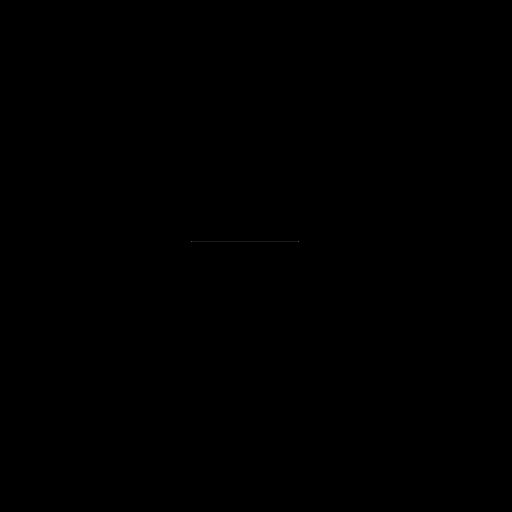
Frame 1 (no input)
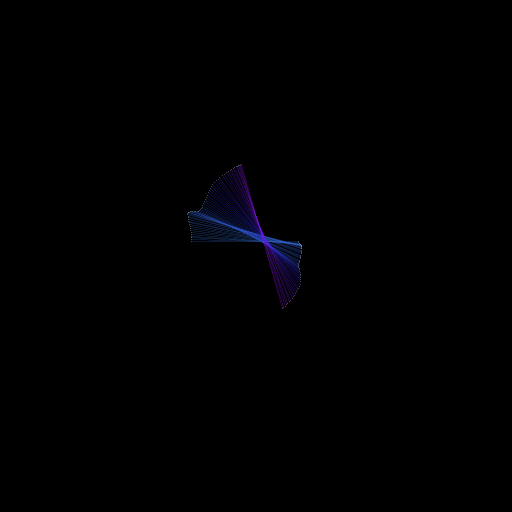
Frame 60 (the mouse pressed at the canvas centre just before this capture)
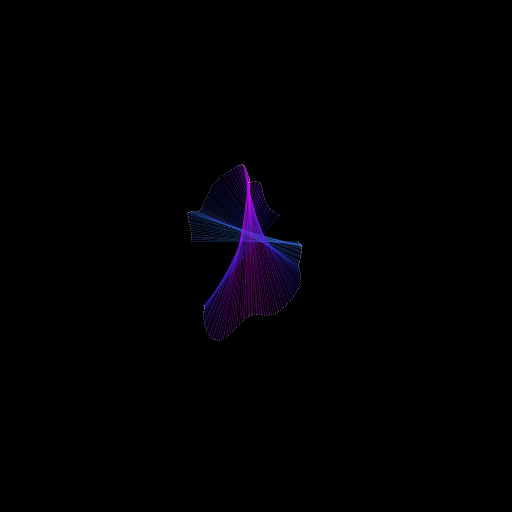
Frame 120 (the mouse held since frame 60 and released just before this capture)

The Processing sketch that drew these frames (run headless with seeded random() and noise(); from frame 60 on, the mouse is pressed at the canvas centre):

// Processing sketch: exp_1
// ── exp_1.pde
float step;
float radius;
float angle;
float rNoise, aNoise, xNoise, yNoise, vNoise, vNoise2, cNoise;
int figures[];
int currentFigure;
boolean inverse = true;

void setup() {
  size(512, 512);
  smooth();
  inverse = false;
  radius = width / 2.0;
  angle = 0;
  figures = new int[] {2, 3, 4};
  currentFigure = 0;
  xNoise = random(10);
  yNoise = random(10);
  rNoise = random(10);
  aNoise = random(10);
  vNoise = random(10);
  vNoise2 = random(10);
  cNoise = random(10);
  colorMode(HSB, 360, 100, 100);
  background(0);
  noFill();
}

void draw() {
  color c1 = color(321 + ((noise(cNoise) * 150)- 75) , 97, 97);
  color c2 = color(243 + ((noise(cNoise) * 150) - 75), 76, 78);
  color stroke = lerpColor(c1, c2, abs(cos(angle)));
  strokeWeight(0.15);
  pushMatrix();

  float cx = width / 2 + (noise(xNoise) * 112) - 112/2.0;
  float cy = height / 2 + (noise(yNoise) * 112) - 112/2.0;

  translate(cx , cy);

  beginShape();

  int vertex = figures[currentFigure];

  for (int i = 0; i < vertex; i++) {
    float r = radius * noise(rNoise);
    //float rad = (angle + (i * (TWO_PI) / vertex));
    float rad = (angle + (i * (TWO_PI) / map(sin(angle), -1, 1, 2, vertex)));
    //float rad = (angle + (i * ((noise(vNoise) * TWO_PI) / (noise(vNoise2) * 4))));
    float x = r * (cos(rad));
    float y = r * (sin(rad));
    vertex(x, y);
    strokeWeight(0.75);
    stroke(255);
    point(x, y);

    vNoise += 0.00057;
    vNoise2 += 0.00027;
  }

  strokeWeight(0.25);
  stroke(stroke);
  endShape(CLOSE);
  popMatrix();

  inverse = angle > TWO_PI || angle < 0 ? !inverse : inverse;
  angle += (inverse ? -1 : 1) * ((noise(aNoise) * PI / 64)); //- PI / 228);

  rNoise += 0.00768;
  aNoise += 0.0366;
  cNoise += 0.00076;
  xNoise += 0.01;
  yNoise += 0.01;

  if (angle >= TWO_PI) {
    currentFigure = currentFigure == figures.length - 1 ? 0 : currentFigure + 1;
  }
}
